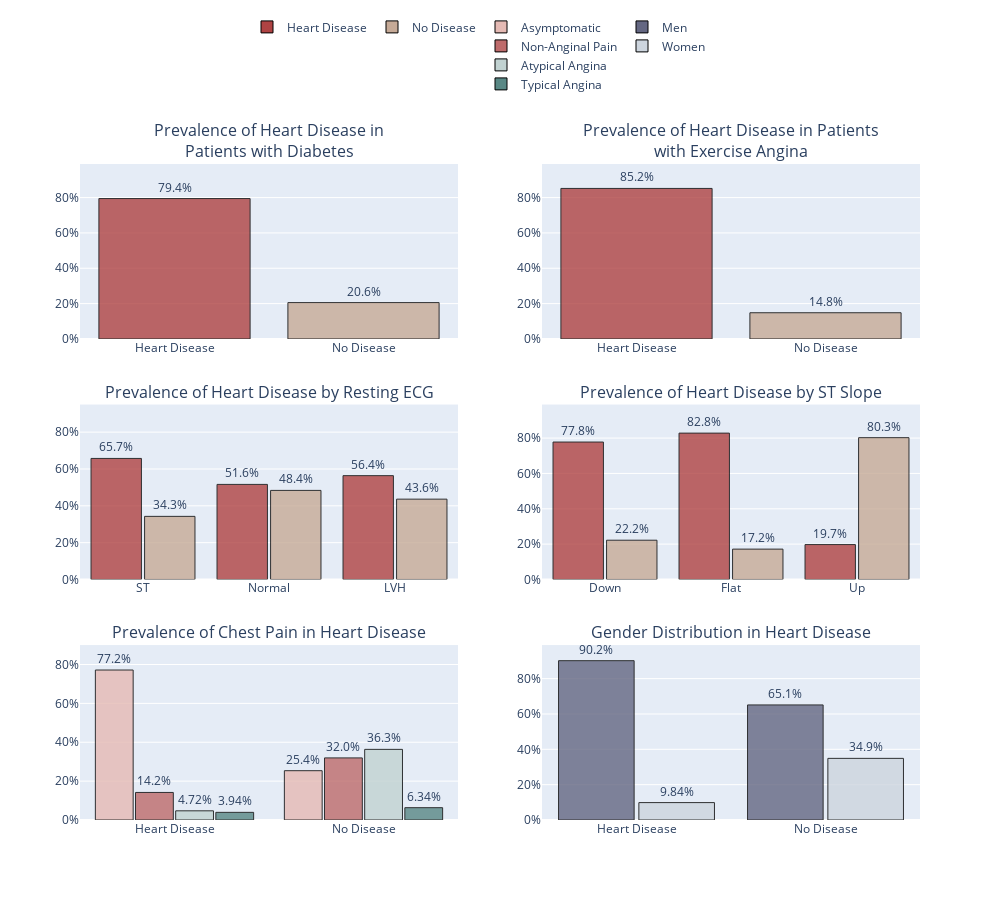

The code cell stored with this chart in its notebook:
### Markdown cell above
### Observations:

- Age:

In patients with heart disease, there is a smaller spread with the majority of patients between the ages of 51 to 62.       
In patients without heart disease, there is a slightly wider variation in age that is more evenly distributed with the majority of patients within a younger age range of 43 to 57.           

- Systolic Blood Pressure:

The two groups are proportional with most patients' blood pressure in the range of 120 to 145 mmHg. The median blood pressure is about 130 mmHg in both groups.            

- Cholesterol:

The distribution of cholesterol appears to be skewed to the right, especially in patients with heart disease where there are a large number of observations missing cholesterol levels that were entered as 0 but were handled to be at value of 20 (minimum of range).          

- Heart Rate:     

Patients without heart disease are able to reach higher maximum heart rates than patients with heart disease, with a median heart rate of 150 beats per minute versus a median of 126 beats per minute in cardiovascular patients.

- ST Segment Depression (OldPeak):       

There is a notable difference in the distribution of ST segment depression between the groups. In patients with heart disease, there is more variability in ST depression with the majority having ST depressions between 0 to 2 mm with a median of 1.2 mm.                              
In patients without heart disease, the range is smaller comparatively, between 0 to 0.6 mm, with a median ST depression of 0 mm, although the distribution of this group exhibits more skewness overall.

### Code cell
# FastingBS Plot
p=dataset.groupby('FastingBS')['HeartDisease'].value_counts(normalize=True)
p=p.mul(100).rename('pct').reset_index().query('FastingBS==1')
x=p.HeartDisease.apply(lambda x: 'Heart Disease' if x==1 else 'No Disease').unique()

# ExcerciseAngina Plot
p2=dataset.groupby('ExerciseAngina')['HeartDisease'].value_counts(normalize=True)
p2=p2.mul(100).rename('pct').reset_index().query('ExerciseAngina=="Y"')
x2=p2.ExerciseAngina.apply(lambda x: 'Exercise Angina' if x=='Y' else 'No Angina').unique()

# RestingECG Plot
p3=dataset.groupby('RestingECG')['HeartDisease'].value_counts(normalize=True)
p3=p3.mul(100).rename('pct').reset_index()
x3=p3.RestingECG.unique()[::-1]
y5=p3[p3.HeartDisease==1]['pct'][::-1]
y6=p3[p3.HeartDisease==0]['pct'][::-1]

# Oldpeak Plot
p4=dataset.groupby('ST_Slope')['HeartDisease'].value_counts(normalize=True)
p4=p4.mul(100).rename('pct').reset_index()
x4=p4.ST_Slope.unique()
y7=p4[p4.HeartDisease==1]['pct']
y8=p4[p4.HeartDisease==0]['pct']

# ChestPainType Plot
p11=dataset.groupby('HeartDisease')['ChestPainType'].value_counts(normalize=True)
p11=p11.mul(100).rename('pct').reset_index()
x11=p11.HeartDisease.apply(lambda x: 'Heart Disease' if x==1 else 'No Disease').unique()[::-1]
y00=p11[p11.ChestPainType=='ASY']['pct'][::-1]
y11=p11[p11.ChestPainType=='NAP']['pct'][::-1]
y22=p11[p11.ChestPainType=='ATA']['pct'][::-1]
y33=p11[p11.ChestPainType=='TA']['pct'][::-1]

# Sex Plot
p22=dataset.groupby('HeartDisease')['Sex'].value_counts(normalize=True)
p22=p22.mul(100).rename('pct').reset_index()
x22=p22.HeartDisease.apply(lambda x: 'Heart Disease' if x==1 else 'No Disease').unique()[::-1]
y44=p22[p22.Sex=='M']['pct'][::-1]
y55=p22[p22.Sex=='F']['pct'][::-1]


fig1 = make_subplots(rows=3, cols=2, vertical_spacing=0.1, horizontal_spacing=0.1,
                    subplot_titles=("Prevalence of Heart Disease in<br>Patients with Diabetes",
                                    "Prevalence of Heart Disease in Patients<br>with Exercise Angina",
                                    "Prevalence of Heart Disease by Resting ECG",
                                    "Prevalence of Heart Disease by ST Slope",
                                    "Prevalence of Chest Pain in Heart Disease",
                                    "Gender Distribution in Heart Disease"))

# FastingBS Plot
fig1.add_trace(go.Bar(x=x, y=p.pct, name='Heart Disease', text=p.pct, textposition='outside',
                     texttemplate='%{text:.1f}%', width=.8, showlegend=False,
                     hovertemplate='Prevalence of %{x} among patients with Diabetes = %{y:.2f}%<extra></extra>',
                     marker=dict(color=['#AF4343', '#C6AA97'], opacity=0.8)), row=1,col=1) 

# ExcerciseAngina Plot
fig1.add_trace(go.Bar(x=x, y=p2.pct, name='Heart Disease', text=p2.pct, textposition='outside',
                     texttemplate='%{text:.1f}%', width=.8, showlegend=False,
                     hovertemplate='Prevalence of %{x} among patients with Exercise Angina = %{y:.2f}%<extra></extra>',
                     marker=dict(color=['#AF4343', '#C6AA97'], opacity=0.8)), row=1,col=2)
# RestingECG Plot
fig1.add_trace(go.Bar(x=x3, y=y5, name='Heart Disease', text=y5, textposition='outside',
                     texttemplate='%{text:.1f}%', width=0.4, 
                     hovertemplate='Proportion of Heart Disease in patients with %{x} ECG = %{y:.2f}%<extra></extra>',
                     marker=dict(color='#AF4343', opacity=0.8)), row=2,col=1)
fig1.add_trace(go.Bar(x=x3, y=y6, name='No Disease', text=y6, textposition='outside',
                     texttemplate='%{text:.1f}%', width=0.4, 
                     hovertemplate='Proportion of Non-Cardiovascular patients with %{x} ECG = %{y:.2f}%<extra></extra>',
                     marker=dict(color='#C6AA97', opacity=0.8)), row=2,col=1)

# Oldpeak Plot
fig1.add_trace(go.Bar(x=x4, y=y7, name='Heart Disease', text=y7, textposition='outside',
                     texttemplate='%{text:.1f}%', width=0.4, showlegend=False,
                     hovertemplate='Proportion of Heart Disease in patients with %{x} ST Slope = %{y:.2f}%<extra></extra>',
                     marker=dict(color='#AF4343', opacity=0.8)), row=2,col=2)
fig1.add_trace(go.Bar(x=x4, y=y8, name='No Disease', text=y8, textposition='outside',
                     texttemplate='%{text:.1f}%', width=0.4, showlegend=False,
                     hovertemplate='Proportion of Non-Cardiovascular patients with %{x} ST Slope = %{y:.2f}%<extra></extra>',
                     marker=dict(color='#C6AA97', opacity=0.8)), row=2,col=2)

# ChestPainType Plot
fig1.append_trace(go.Bar(x=x11, y=y00, name='Asymptomatic', text=y00, textposition='outside',
                     texttemplate='%{text:.3s}%', width=0.2, legendgroup = '1',
                     hovertemplate='Prevalence of Asymptomatic Chest Pain in Patients with %{x} = %{y:.2f}%',
                     marker=dict(color='#E5BAB4', opacity=0.8)), row=3,col=1) #E2C3B5
fig1.append_trace(go.Bar(x=x11, y=y11, name='Non-Anginal Pain', text=y11, textposition='outside',
                     texttemplate='%{text:.3s}%', width=0.2, legendgroup = '1',
                     hovertemplate='Prevalence of Non-Anginal Pain in Patients with %{x} = %{y:.2f}%',
                     marker=dict(color='#BE6B6B', opacity=0.8)), row=3,col=1)
fig1.append_trace(go.Bar(x=x11, y=y22, name='Atypical Angina', text=y22, textposition='outside',
                     texttemplate='%{text:.3s}%', width=0.2, legendgroup = '1',
                     hovertemplate='Prevalence of Atypical Angina in Patients with %{x} = %{y:.2f}%',
                     marker=dict(color='#C1D2D1', opacity=0.8)), row=3,col=1)
fig1.append_trace(go.Bar(x=x11, y=y33, name='Typical Angina', text=y33, textposition='outside',
                     texttemplate='%{text:.3s}%', width=0.2, legendgroup = '1',
                     hovertemplate='Prevalence of Typical Angina in Patients with %{x} = %{y:.2f}%',
                     marker=dict(color='#598885', opacity=0.8)), row=3,col=1)
# Sex Plot
fig1.append_trace(go.Bar(x=x22, y=y44, name='Men', text=y44, textposition='outside',
                     texttemplate='%{text:.3s}%', width=0.4, legendgroup = '2',
                     hovertemplate='Proportion of %{x} among Men = %{y:.2f}%',
                     marker=dict(color='#646782', opacity=0.8)), row=3,col=2)
fig1.append_trace(go.Bar(x=x22, y=y55, name='Women', text=y55, textposition='outside',
                     texttemplate='%{text:.3s}%', width=0.4, legendgroup = '2',
                     hovertemplate='Proportion of %{x} among Women = %{y:.2f}%',
                     marker=dict(color='#CDD5DE', opacity=0.8)), row=3,col=2)

fig1.update_traces(marker=dict(line=dict(width=1, color='#000000')))
fig1.update_layout(showlegend=True,
                  barmode='group', bargap=.15, height=900, width=1000,
                  legend=dict(orientation="h", yanchor="bottom", y=1.1, xanchor="right", x=0.75),
                  yaxis1_range=[0,99], yaxis1_ticksuffix='%',
                  yaxis2_range=[0,99], yaxis2_ticksuffix='%',
                  yaxis3_range=[0,95], yaxis3_ticksuffix='%',
                  yaxis4_range=[0,99], yaxis4_ticksuffix='%',
                  yaxis5_range=[0,90], yaxis5_ticksuffix='%',
                  yaxis6_range=[0,99], yaxis6_ticksuffix='%')

fig1.show()

### Figure 1 — Plotly figure (JSON) as saved in the notebook; plotly's stock layout.template omitted (floating-point values rounded to 4 significant figures)
{"data": [{"hovertemplate": "Prevalence of %{x} among patients with Diabetes = %{y:.2f}%<extra></extra>", "marker": {"color": ["#AF4343", "#C6AA97"], "line": {"color": "#000000", "width": 1}, "opacity": 0.8}, "name": "Heart Disease", "showlegend": false, "text": [79.44, 20.56], "textposition": "outside", "texttemplate": "%{text:.1f}%", "type": "bar", "width": 0.8, "x": ["Heart Disease", "No Disease"], "xaxis": "x", "y": [79.44, 20.56], "yaxis": "y"}, {"hovertemplate": "Prevalence of %{x} among patients with Exercise Angina = %{y:.2f}%<extra></extra>", "marker": {"color": ["#AF4343", "#C6AA97"], "line": {"color": "#000000", "width": 1}, "opacity": 0.8}, "name": "Heart Disease", "showlegend": false, "text": [85.18, 14.82], "textposition": "outside", "texttemplate": "%{text:.1f}%", "type": "bar", "width": 0.8, "x": ["Heart Disease", "No Disease"], "xaxis": "x2", "y": [85.18, 14.82], "yaxis": "y2"}, {"hovertemplate": "Proportion of Heart Disease in patients with %{x} ECG = %{y:.2f}%<extra></extra>", "marker": {"color": "#AF4343", "line": {"color": "#000000", "width": 1}, "opacity": 0.8}, "name": "Heart Disease", "text": [65.73, 51.63, 56.38], "textposition": "outside", "texttemplate": "%{text:.1f}%", "type": "bar", "width": 0.4, "x": ["ST", "Normal", "LVH"], "xaxis": "x3", "y": [65.73, 51.63, 56.38], "yaxis": "y3"}, {"hovertemplate": "Proportion of Non-Cardiovascular patients with %{x} ECG = %{y:.2f}%<extra></extra>", "marker": {"color": "#C6AA97", "line": {"color": "#000000", "width": 1}, "opacity": 0.8}, "name": "No Disease", "text": [34.27, 48.37, 43.62], "textposition": "outside", "texttemplate": "%{text:.1f}%", "type": "bar", "width": 0.4, "x": ["ST", "Normal", "LVH"], "xaxis": "x3", "y": [34.27, 48.37, 43.62], "yaxis": "y3"}, {"hovertemplate": "Proportion of Heart Disease in patients with %{x} ST Slope = %{y:.2f}%<extra></extra>", "marker": {"color": "#AF4343", "line": {"color": "#000000", "width": 1}, "opacity": 0.8}, "name": "Heart Disease", "showlegend": false, "text": [77.78, 82.83, 19.75], "textposition": "outside", "texttemplate": "%{text:.1f}%", "type": "bar", "width": 0.4, "x": ["Down", "Flat", "Up"], "xaxis": "x4", "y": [77.78, 82.83, 19.75], "yaxis": "y4"}, {"hovertemplate": "Proportion of Non-Cardiovascular patients with %{x} ST Slope = %{y:.2f}%<extra></extra>", "marker": {"color": "#C6AA97", "line": {"color": "#000000", "width": 1}, "opacity": 0.8}, "name": "No Disease", "showlegend": false, "text": [22.22, 17.17, 80.25], "textposition": "outside", "texttemplate": "%{text:.1f}%", "type": "bar", "width": 0.4, "x": ["Down", "Flat", "Up"], "xaxis": "x4", "y": [22.22, 17.17, 80.25], "yaxis": "y4"}, {"hovertemplate": "Prevalence of Asymptomatic Chest Pain in Patients with %{x} = %{y:.2f}%", "legendgroup": "1", "marker": {"color": "#E5BAB4", "line": {"color": "#000000", "width": 1}, "opacity": 0.8}, "name": "Asymptomatic", "text": [77.17, 25.37], "textposition": "outside", "texttemplate": "%{text:.3s}%", "type": "bar", "width": 0.2, "x": ["Heart Disease", "No Disease"], "xaxis": "x5", "y": [77.17, 25.37], "yaxis": "y5"}, {"hovertemplate": "Prevalence of Non-Anginal Pain in Patients with %{x} = %{y:.2f}%", "legendgroup": "1", "marker": {"color": "#BE6B6B", "line": {"color": "#000000", "width": 1}, "opacity": 0.8}, "name": "Non-Anginal Pain", "text": [14.17, 31.95], "textposition": "outside", "texttemplate": "%{text:.3s}%", "type": "bar", "width": 0.2, "x": ["Heart Disease", "No Disease"], "xaxis": "x5", "y": [14.17, 31.95], "yaxis": "y5"}, {"hovertemplate": "Prevalence of Atypical Angina in Patients with %{x} = %{y:.2f}%", "legendgroup": "1", "marker": {"color": "#C1D2D1", "line": {"color": "#000000", "width": 1}, "opacity": 0.8}, "name": "Atypical Angina", "text": [4.724, 36.34], "textposition": "outside", "texttemplate": "%{text:.3s}%", "type": "bar", "width": 0.2, "x": ["Heart Disease", "No Disease"], "xaxis": "x5", "y": [4.724, 36.34], "yaxis": "y5"}, {"hovertemplate": "Prevalence of Typical Angina in Patients with %{x} = %{y:.2f}%", "legendgroup": "1", "marker": {"color": "#598885", "line": {"color": "#000000", "width": 1}, "opacity": 0.8}, "name": "Typical Angina", "text": [3.937, 6.341], "textposition": "outside", "texttemplate": "%{text:.3s}%", "type": "bar", "width": 0.2, "x": ["Heart Disease", "No Disease"], "xaxis": "x5", "y": [3.937, 6.341], "yaxis": "y5"}, {"hovertemplate": "Proportion of %{x} among Men = %{y:.2f}%", "legendgroup": "2", "marker": {"color": "#646782", "line": {"color": "#000000", "width": 1}, "opacity": 0.8}, "name": "Men", "text": [90.16, 65.12], "textposition": "outside", "texttemplate": "%{text:.3s}%", "type": "bar", "width": 0.4, "x": ["Heart Disease", "No Disease"], "xaxis": "x6", "y": [90.16, 65.12], "yaxis": "y6"}, {"hovertemplate": "Proportion of %{x} among Women = %{y:.2f}%", "legendgroup": "2", "marker": {"color": "#CDD5DE", "line": {"color": "#000000", "width": 1}, "opacity": 0.8}, "name": "Women", "text": [9.843, 34.88], "textposition": "outside", "texttemplate": "%{text:.3s}%", "type": "bar", "width": 0.4, "x": ["Heart Disease", "No Disease"], "xaxis": "x6", "y": [9.843, 34.88], "yaxis": "y6"}], "layout": {"annotations": [{"font": {"size": 16}, "showarrow": false, "text": "Prevalence of Heart Disease in<br>Patients with Diabetes", "x": 0.225, "xanchor": "center", "xref": "paper", "y": 1, "yanchor": "bottom", "yref": "paper"}, {"font": {"size": 16}, "showarrow": false, "text": "Prevalence of Heart Disease in Patients<br>with Exercise Angina", "x": 0.775, "xanchor": "center", "xref": "paper", "y": 1, "yanchor": "bottom", "yref": "paper"}, {"font": {"size": 16}, "showarrow": false, "text": "Prevalence of Heart Disease by Resting ECG", "x": 0.225, "xanchor": "center", "xref": "paper", "y": 0.6333, "yanchor": "bottom", "yref": "paper"}, {"font": {"size": 16}, "showarrow": false, "text": "Prevalence of Heart Disease by ST Slope", "x": 0.775, "xanchor": "center", "xref": "paper", "y": 0.6333, "yanchor": "bottom", "yref": "paper"}, {"font": {"size": 16}, "showarrow": false, "text": "Prevalence of Chest Pain in Heart Disease", "x": 0.225, "xanchor": "center", "xref": "paper", "y": 0.2667, "yanchor": "bottom", "yref": "paper"}, {"font": {"size": 16}, "showarrow": false, "text": "Gender Distribution in Heart Disease", "x": 0.775, "xanchor": "center", "xref": "paper", "y": 0.2667, "yanchor": "bottom", "yref": "paper"}], "bargap": 0.15, "barmode": "group", "height": 900, "legend": {"orientation": "h", "x": 0.75, "xanchor": "right", "y": 1.1, "yanchor": "bottom"}, "showlegend": true, "width": 1000, "xaxis": {"anchor": "y", "domain": [0, 0.45]}, "xaxis2": {"anchor": "y2", "domain": [0.55, 1]}, "xaxis3": {"anchor": "y3", "domain": [0, 0.45]}, "xaxis4": {"anchor": "y4", "domain": [0.55, 1]}, "xaxis5": {"anchor": "y5", "domain": [0, 0.45]}, "xaxis6": {"anchor": "y6", "domain": [0.55, 1]}, "yaxis": {"anchor": "x", "domain": [0.7333, 1], "range": [0, 99], "ticksuffix": "%"}, "yaxis2": {"anchor": "x2", "domain": [0.7333, 1], "range": [0, 99], "ticksuffix": "%"}, "yaxis3": {"anchor": "x3", "domain": [0.3667, 0.6333], "range": [0, 95], "ticksuffix": "%"}, "yaxis4": {"anchor": "x4", "domain": [0.3667, 0.6333], "range": [0, 99], "ticksuffix": "%"}, "yaxis5": {"anchor": "x5", "domain": [0, 0.2667], "range": [0, 90], "ticksuffix": "%"}, "yaxis6": {"anchor": "x6", "domain": [0, 0.2667], "range": [0, 99], "ticksuffix": "%"}}}
